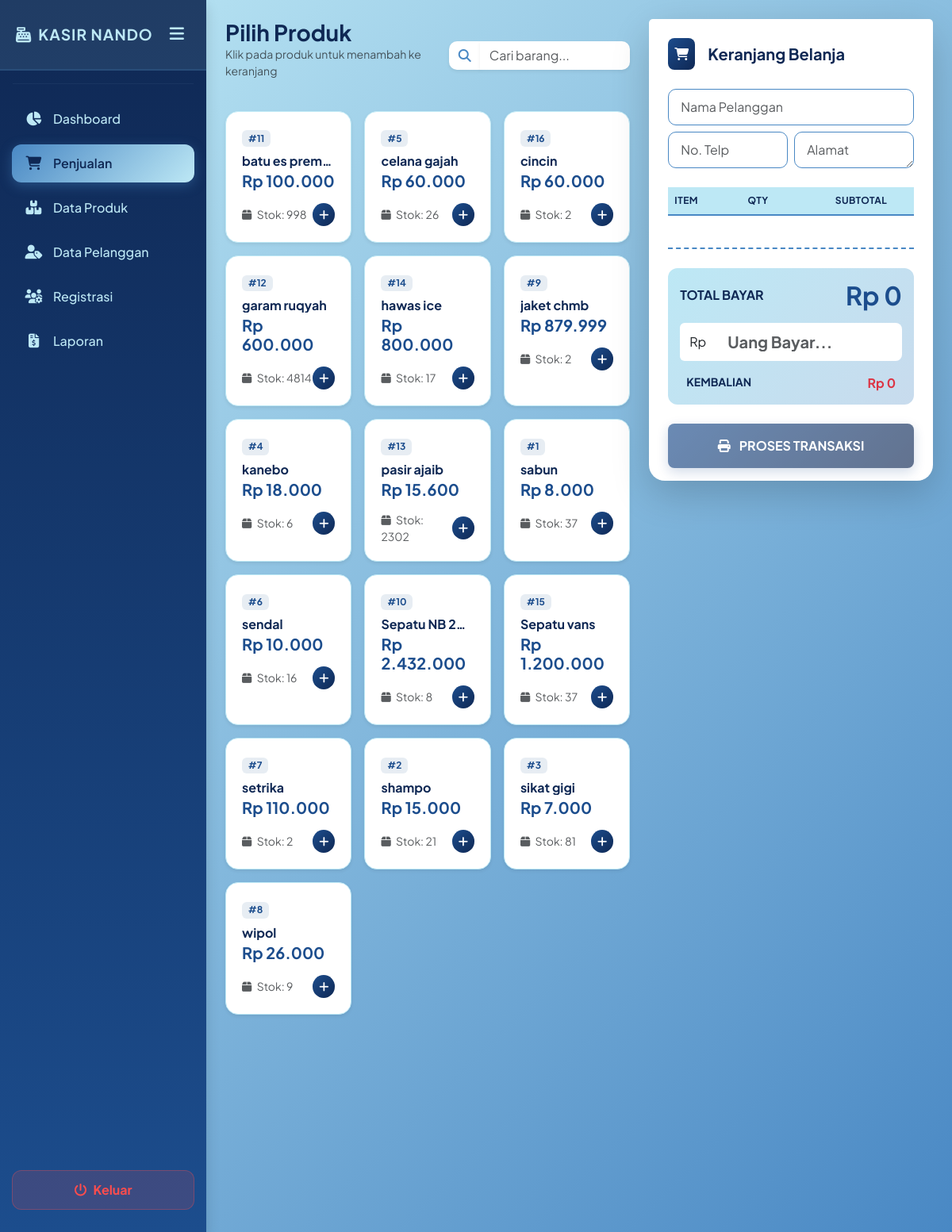
The page /petugas/penjualan/index.php (signed in) on the database its author committed.
### tables this page shows
CREATE TABLE `produk` (
  `ProdukID` int(11) NOT NULL,
  `NamaProduk` varchar(255) NOT NULL,
  `Harga` decimal(10,2) NOT NULL,
  `Stok` int(11) NOT NULL
);

### petugas/penjualan/index.php (the view, shortened to what this page needs)
<?php
include '../../main/connect.php';
?>
<!DOCTYPE html>
<html lang="id">
<head>
    <link href="https://cdn.jsdelivr.net/npm/bootstrap@5.3.0/dist/css/bootstrap.min.css" rel="stylesheet">
    <link rel="stylesheet" href="https://cdnjs.cloudflare.com/ajax/libs/font-awesome/6.4.0/css/all.min.css">
</head>
<body>
    <div class="d-flex">
        <?php include '../../template/sidebar.php'; ?>
        <div class="container-fluid p-4">
            <div class="row g-4">
                <div class="col-lg-7">
                    <div class="d-flex justify-content-between align-items-center mb-4">
                        <div>
                            <h3 class="fw-bold m-0" style="color: #0F2854;">Pilih Produk</h3>
                            <p class="text-muted small">Klik pada produk untuk menambah ke keranjang</p>
                        </div>
                        <div class="input-group w-50">
                            <span class="input-group-text bg-white border-0 shadow-sm" style="border-radius: 10px 0 0 10px;"><i class="fas fa-search" style="color: #4988C4;"></i></span>
                            <input type="text" id="searchInput" class="form-control border-0 shadow-sm" placeholder="Cari barang..." onkeyup="cariProduk()" style="border-radius: 0 10px 10px 0;">
                        </div>
                    </div>
                    <div class="row g-3 overflow-auto" style="max-height: 75vh; padding-bottom: 20px;">
                        <?php
                        $sql = mysqli_query($conn, "SELECT * FROM produk WHERE Stok > 0 ORDER BY NamaProduk ASC");
                        while($p = mysqli_fetch_array($sql)){
                        ?>
                        <div class="col-md-4">
                            <div class="card produk-item shadow-sm h-100 bg-white"
                                 onclick="tambahItem('<?= $p['ProdukID'] ?>', '<?= $p['NamaProduk'] ?>', '<?= $p['Harga'] ?>', '<?= $p['Stok'] ?>')">
                                <div class="card-body">
                                    <div class="badge bg-soft-primary text-primary mb-2">#<?= $p['ProdukID'] ?></div>
                                    <h6 class="fw-bold mb-1 text-truncate" style="color: #0F2854;"><?= $p['NamaProduk'] ?></h6>
                                    <h5 class="fw-bold text-primary mb-3">Rp <?= number_format($p['Harga'], 0, ',', '.') ?></h5>
                                    <div class="d-flex justify-content-between align-items-center">
                                        <span class="small text-muted"><i class="fas fa-box me-1"></i> Stok: <?= $p['Stok'] ?></span>
                                        <button class="btn btn-sm btn-primary rounded-circle"><i class="fas fa-plus"></i></button>
                                    </div>
                                </div>
                            </div>
                        </div>
                        <?php } ?>
                    </div>
                </div>
                <div class="col-lg-5">
                    <div class="card shadow-lg keranjang-box bg-white">
                        <div class="card-header bg-white border-0 py-4 px-4">
                            <div class="d-flex align-items-center">
                                <div class="bg-primary text-white p-2 rounded-3 me-3">
                                    <i class="fas fa-shopping-cart"></i>
                                </div>
                                <h5 class="fw-bold m-0" style="color: #0F2854;">Keranjang Belanja</h5>
                            </div>
                        </div>
                        <div class="card-body px-4 pt-0">
                            <form action="proses_simpan.php" method="POST" id="formTransaksi">
                                <div class="row g-2 mb-4">
                                    <div class="col-12">
                                        <input type="text" name="NamaPelanggan" class="form-control form-control-custom" placeholder="Nama Pelanggan" required>
                                    </div>
                                    <div class="col-md-6">
                                        <input type="text" name="NomorTelepon" class="form-control form-control-custom" placeholder="No. Telp" required>
                                    </div>
                                    <div class="col-md-6">
                                        <textarea name="Alamat" class="form-control form-control-custom" rows="1" placeholder="Alamat" required></textarea>
                                    </div>
                                </div>
                                <div class="table-responsive" style="max-height: 250px;">
                                    <table class="table table-borderless align-middle table-keranjang" id="tabelPesanan">
                                        <thead>
                                            <tr>
                                                <th>Item</th>
                                                <th width="80" class="text-center">Qty</th>
                                                <th class="text-end">Subtotal</th>
                                                <th></th>
                                            </tr>
                                        </thead>
                                    </table>
                                </div>
                                <div class="dashed-line"></div>
                                <div class="total-section mb-4">
                                    <div class="d-flex justify-content-between align-items-center mb-3">
                                        <span class="fw-bold" style="color: #0F2854;">TOTAL BAYAR</span>
                                        <h2 class="fw-bold text-primary m-0" id="totalHarga">Rp 0</h2>
                                    </div>
                                    <div class="mb-3">
                                        <div class="input-group">
                                            <span class="input-group-text border-0 bg-white">Rp</span>
                                            <input type="number" id="uangBayar" name="Bayar" class="form-control form-control-lg border-0 fw-bold text-success" placeholder="Uang Bayar..." oninput="hitungKembalian()">
                                        </div>
                                    </div>
                                    <div class="d-flex justify-content-between px-2">
                                        <span class="fw-bold small" style="color: #0F2854;">KEMBALIAN</span>
                                        <span class="fw-bold text-danger" id="textKembalian">Rp 0</span>
                                    </div>
                                </div>
                                <button type="submit" class="btn btn-primary w-100 py-3 fw-bold rounded-3 shadow-primary" id="btnBayar" disabled>
                                    <i class="fas fa-print me-2"></i> PROSES TRANSAKSI
                                </button>
                            </form>
                        </div>
                    </div>
                </div>
            </div>
        </div>
    </div>
</body>
</html>

### petugas/penjualan/index.php (style rules this page uses)
body { font-family: 'Plus Jakarta Sans', sans-serif; background: linear-gradient(135deg, #BDE8F5 0%, #4988C4 100%); min-height: 100vh; }
.produk-item { cursor: pointer; transition: all 0.25s ease; border: 1px solid #BDE8F5; border-radius: 16px; overflow: hidden; }
.produk-item .card-body { padding: 1.25rem; }
.keranjang-box { border-radius: 20px; position: sticky; top: 20px; border: none; }
.table-keranjang thead th { background: #BDE8F5; border-bottom: 2px solid #4988C4; color: #0F2854; font-size: 0.75rem; text-transform: uppercase; letter-spacing: 0.5px; }
.dashed-line { border-top: 2px dashed #4988C4; margin: 1.5rem 0; }
.total-section { background: linear-gradient(135deg, #BDE8F5 0%, rgba(73, 136, 196, 0.3) 100%); border-radius: 12px; padding: 15px; }
.form-control-custom { border-radius: 10px; border: 1.5px solid #4988C4; padding: 10px 15px; }
.bg-soft-primary { background: rgba(28, 77, 141, 0.1) !important; }
.text-primary { color: #1C4D8D !important; }
.btn-primary { background: linear-gradient(135deg, #1C4D8D 0%, #0F2854 100%); border: none; }
.bg-primary { background: linear-gradient(135deg, #1C4D8D 0%, #0F2854 100%) !important; }
.shadow-primary { box-shadow: 0 5px 15px rgba(28, 77, 141, 0.3); }

### rows shown on the page
produk: ProdukID "11", NamaProduk "batu es prem…", Harga "100.000", Stok "998"
produk: ProdukID "5", NamaProduk "celana gajah", Harga "60.000", Stok "26"
produk: ProdukID "16", NamaProduk "cincin", Harga "60.000", Stok "2"
produk: ProdukID "12", NamaProduk "garam ruqyah", Harga "600.000", Stok "4814"
produk: ProdukID "14", NamaProduk "hawas ice", Harga "800.000", Stok "17"
produk: ProdukID "9", NamaProduk "jaket chmb", Harga "879.999", Stok "2"
produk: ProdukID "4", NamaProduk "kanebo", Harga "18.000", Stok "6"
produk: ProdukID "13", NamaProduk "pasir ajaib", Harga "15.600", Stok "2302"
produk: ProdukID "1", NamaProduk "sabun", Harga "8.000", Stok "37"
produk: ProdukID "6", NamaProduk "sendal", Harga "10.000", Stok "16"
produk: ProdukID "10", NamaProduk "Sepatu NB 2…", Harga "2.432.000", Stok "8"
produk: ProdukID "15", NamaProduk "Sepatu vans", Harga "1.200.000", Stok "37"
produk: ProdukID "7", NamaProduk "setrika", Harga "110.000", Stok "2"
produk: ProdukID "2", NamaProduk "shampo", Harga "15.000", Stok "21"
produk: ProdukID "3", NamaProduk "sikat gigi", Harga "7.000", Stok "81"
produk: ProdukID "8", NamaProduk "wipol", Harga "26.000", Stok "9"
